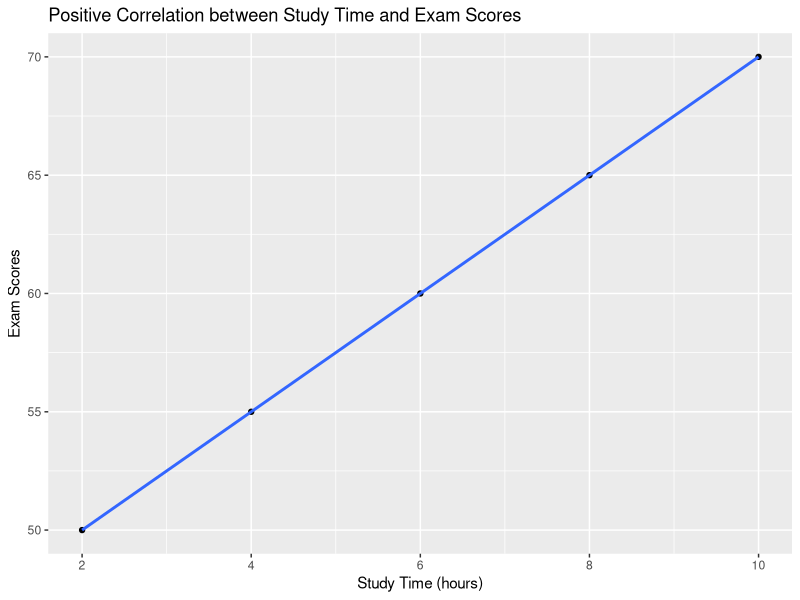
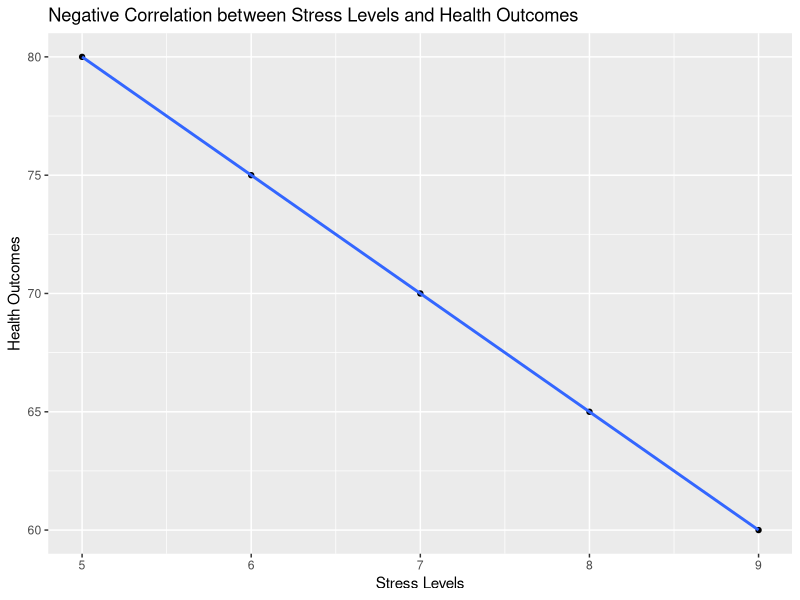
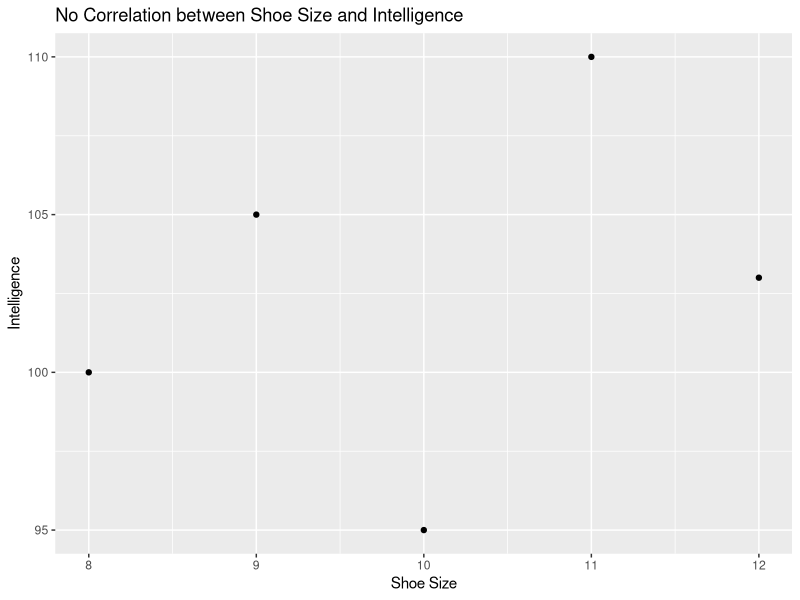
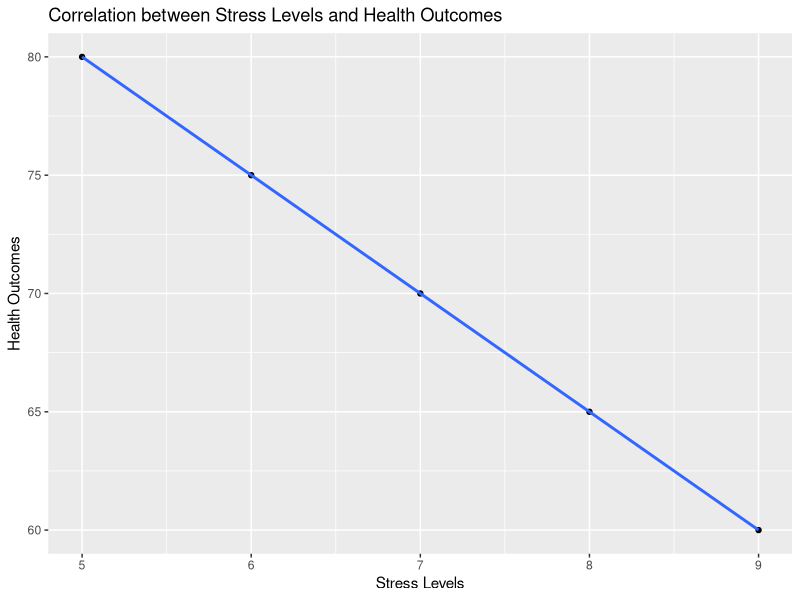
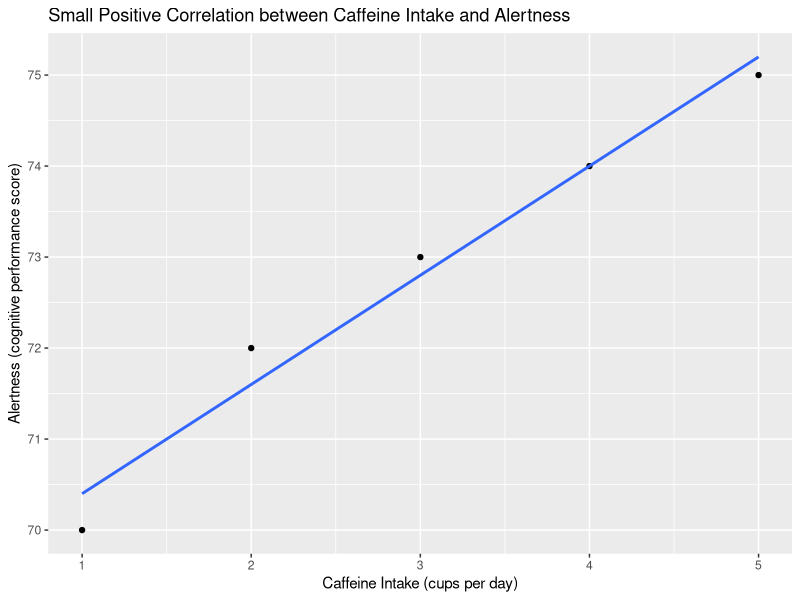
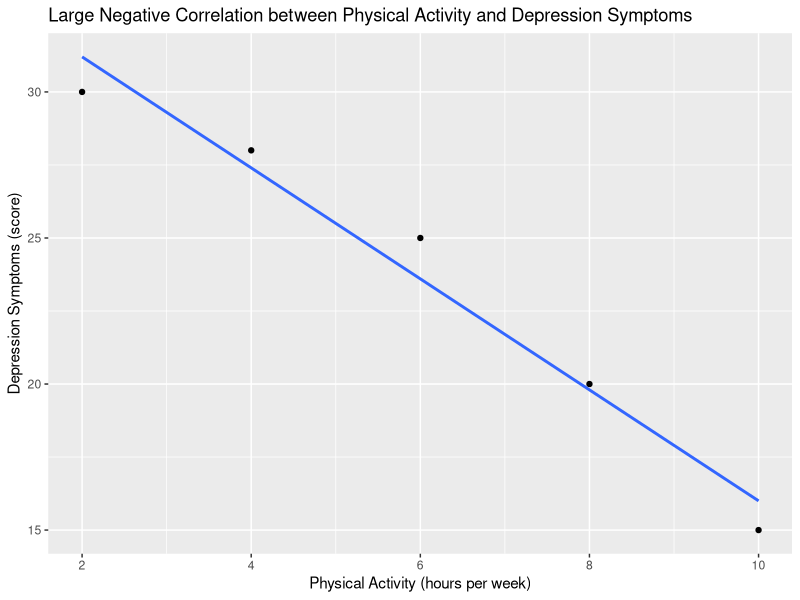

Here is the R script that generated these plots, in order:
## ---- chunk 1
# Load the ggplot2 package
library(ggplot2)

# Sample data: study time and exam scores
study_time <- c(2, 4, 6, 8, 10)
exam_scores <- c(50, 55, 60, 65, 70)

# Create a scatter plot with a trend line
ggplot(data = data.frame(study_time, exam_scores), aes(x = study_time, y = exam_scores)) +
  geom_point() +
  geom_smooth(method = "lm", se = FALSE) +
  labs(title = "Positive Correlation between Study Time and Exam Scores", x = "Study Time (hours)", y = "Exam Scores")
## ---- chunk 2
# Sample data: stress levels and health outcomes
stress_levels <- c(5, 6, 7, 8, 9)
health_outcomes <- c(80, 75, 70, 65, 60)

# Create a scatter plot with a trend line
ggplot(data = data.frame(stress_levels, health_outcomes), aes(x = stress_levels, y = health_outcomes)) +
  geom_point() +
  geom_smooth(method = "lm", se = FALSE) +
  labs(title = "Negative Correlation between Stress Levels and Health Outcomes", x = "Stress Levels", y = "Health Outcomes")
## ---- chunk 3
# Sample data: shoe size and intelligence
shoe_size <- c(8, 9, 10, 11, 12)
intelligence <- c(100, 105, 95, 110, 103)

# Create a scatter plot
ggplot(data = data.frame(shoe_size, intelligence), aes(x = shoe_size, y = intelligence)) +
  geom_point() +
  labs(title = "No Correlation between Shoe Size and Intelligence", x = "Shoe Size", y = "Intelligence")
## ---- chunk 4
# Sample data
study_time <- c(2, 4, 6, 8, 10)
exam_scores <- c(50, 55, 60, 65, 70)

# Calculate Pearson's correlation coefficient
correlation <- cor(study_time, exam_scores)
correlation
## ---- chunk 5
# Load the ggplot2 package
library(ggplot2)

# Sample data
stress_levels <- c(5, 6, 7, 8, 9)
health_outcomes <- c(80, 75, 70, 65, 60)

# Create scatter plot with trend line
ggplot(data = data.frame(stress_levels, health_outcomes), aes(x = stress_levels, y = health_outcomes)) +
  geom_point() +
  geom_smooth(method = "lm", se = FALSE) +
  labs(title = "Correlation between Stress Levels and Health Outcomes", x = "Stress Levels", y = "Health Outcomes")
## ---- chunk 6
library(ggplot2)

# Sample data: caffeine intake and alertness
caffeine_intake <- c(1, 2, 3, 4, 5)
alertness <- c(70, 72, 73, 74, 75)

# Create scatter plot with trend line
ggplot(data = data.frame(caffeine_intake, alertness), aes(x = caffeine_intake, y = alertness)) +
  geom_point() +
  geom_smooth(method = "lm", se = FALSE) +
  labs(title = "Small Positive Correlation between Caffeine Intake and Alertness", x = "Caffeine Intake (cups per day)", y = "Alertness (cognitive performance score)")
## ---- chunk 7
# Sample data: physical activity and depression symptoms
physical_activity <- c(2, 4, 6, 8, 10)
depression_symptoms <- c(30, 28, 25, 20, 15)

# Create scatter plot with trend line
ggplot(data = data.frame(physical_activity, depression_symptoms), aes(x = physical_activity, y = depression_symptoms)) +
  geom_point() +
  geom_smooth(method = "lm", se = FALSE) +
  labs(title = "Large Negative Correlation between Physical Activity and Depression Symptoms", x = "Physical Activity (hours per week)", y = "Depression Symptoms (score)")
## ---- chunk 8
# Sample data
stress <- c(7, 6, 5, 4, 3)
sleep_quality <- c(60, 65, 70, 75, 80)

# Calculate correlation in both directions
cor(stress, sleep_quality)
cor(sleep_quality, stress)
## ---- chunk 9
# Sample data
study_hours <- c(2, 4, 6, 8, 10)
exam_scores <- c(50, 55, 60, 65, 70)

# Calculate Pearson's correlation coefficient

## ---- chunk 10
library(ggplot2)

# Sample data
study_hours <- c(2, 4, 6, 8, 10)
exam_scores <- c(50, 55, 60, 65, 70)

# Create scatter plot with trend line

